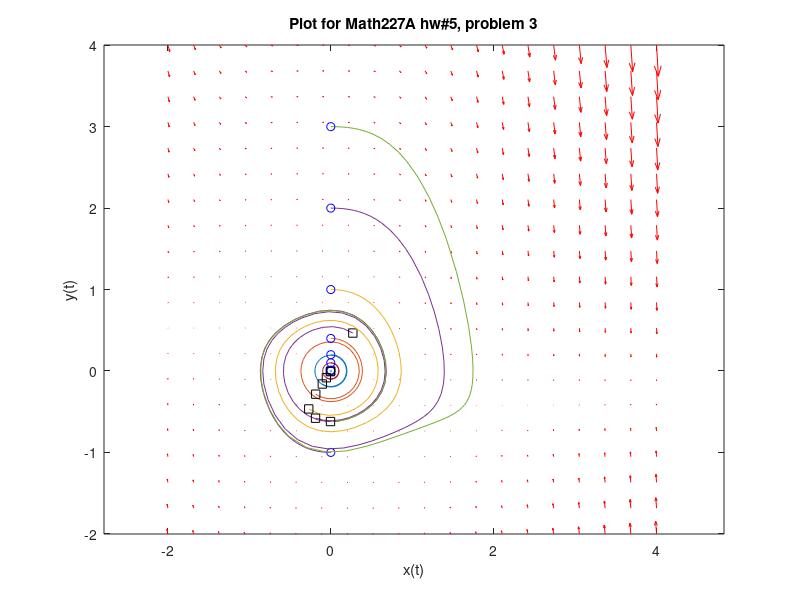

Here is the MATLAB script that generated this plot:
clear all; close all; clc;
% 11/25/20
% i stole most of this code from here: http://matlab.cheme.cmu.edu/2011/08/09/phase-portraits-of-a-system-of-odes/
u=0;

f = @(t,Y) [Y(2)+Y(1)*u; -Y(1)+u*Y(2)-Y(1)*Y(1)*Y(2)];

y1 = linspace(-2,4,20);
y2 = linspace(-2,4,20);

% creates two matrices one for all the x-values on the grid, and one for
% all the y-values on the grid. Note that x and y are matrices of the same
% size and shape, in this case 20 rows and 20 columns
[x,y] = meshgrid(y1,y2);
size(x);
size(y);

u = zeros(size(x));
v = zeros(size(x));

% we can use a single loop over each element to compute the derivatives at
% each point (y1, y2)
t=0; % we want the derivatives at each point at t=0, i.e. the starting time
for i = 1:numel(x)
    Yprime = f(t,[x(i); y(i)]);
    u(i) = Yprime(1);
    v(i) = Yprime(2);
end

quiver(x,y,u,v,'r'); figure(gcf)
xlabel('x(t)')
ylabel('y(t)')
axis tight equal;
title('Plot for Math227A hw#5, problem 3')


%may delete below part of initial condition experiments
y10=[0];
hold on
for y20 = [-1 0 .01 .1 .2 .4 1 2 3 ]
    [ts,ys] = ode45(f,[0,10],[y10;y20]);
    plot(ys(:,1),ys(:,2))
    plot(ys(1,1),ys(1,2),'bo') % starting point
    plot(ys(end,1),ys(end,2),'ks') % ending point
end
hold off

'done'
